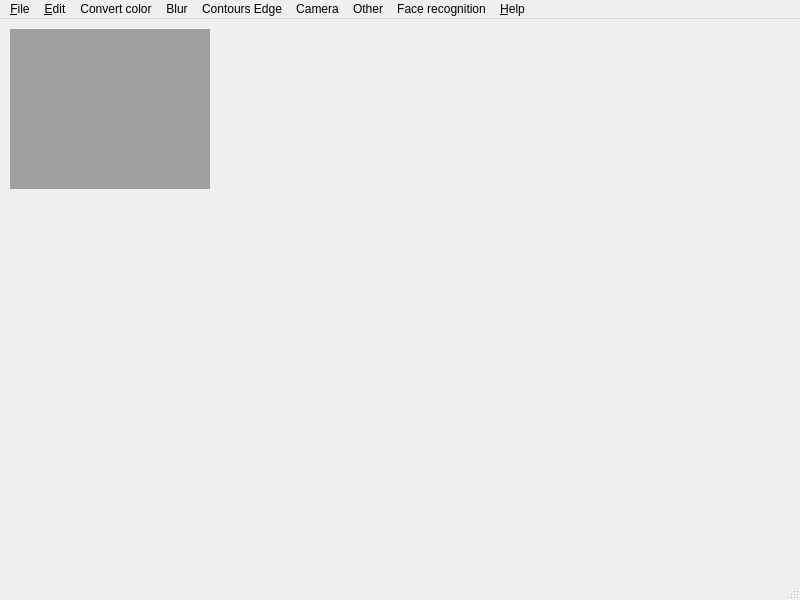
<?xml version="1.0" encoding="UTF-8"?>
<ui version="4.0">
 <class>MainWindow</class>
 <widget class="QMainWindow" name="MainWindow">
  <property name="geometry">
   <rect>
    <x>0</x>
    <y>0</y>
    <width>800</width>
    <height>600</height>
   </rect>
  </property>
  <property name="windowTitle">
   <string>Processing</string>
  </property>
  <widget class="QWidget" name="centralwidget">
   <widget class="QMdiArea" name="mdiArea">
    <property name="geometry">
     <rect>
      <x>10</x>
      <y>10</y>
      <width>200</width>
      <height>160</height>
     </rect>
    </property>
   </widget>
  </widget>
  <widget class="QMenuBar" name="menubar">
   <property name="geometry">
    <rect>
     <x>0</x>
     <y>0</y>
     <width>800</width>
     <height>21</height>
    </rect>
   </property>
   <widget class="QMenu" name="menuFile">
    <property name="title">
     <string>&amp;File</string>
    </property>
    <addaction name="actionOpen"/>
    <addaction name="separator"/>
    <addaction name="actionSave"/>
    <addaction name="actionSaveAs"/>
    <addaction name="separator"/>
    <addaction name="actionExit"/>
   </widget>
   <widget class="QMenu" name="menuHelp">
    <property name="title">
     <string>&amp;Help</string>
    </property>
    <addaction name="actionAbout"/>
   </widget>
   <widget class="QMenu" name="menuConvertColor">
    <property name="title">
     <string>Convert color</string>
    </property>
    <addaction name="actionColorReduction"/>
    <addaction name="actionGBRToGray"/>
    <addaction name="actionGBRToHSV"/>
    <addaction name="actionLinearTransform"/>
   </widget>
   <widget class="QMenu" name="menu_Edit">
    <property name="title">
     <string>&amp;Edit</string>
    </property>
    <addaction name="actionUndo"/>
    <addaction name="actionRedo"/>
   </widget>
   <widget class="QMenu" name="menuCamera">
    <property name="title">
     <string>Camera</string>
    </property>
    <addaction name="actionMonitor"/>
    <addaction name="actionPhotograph"/>
   </widget>
   <widget class="QMenu" name="menuFaceRecognition">
    <property name="title">
     <string>Face recognition</string>
    </property>
    <addaction name="actionPreprocess"/>
   </widget>
   <widget class="QMenu" name="menuOther">
    <property name="title">
     <string>Other</string>
    </property>
    <addaction name="actionMakeBorder"/>
    <addaction name="separator"/>
    <addaction name="actionCartoon"/>
   </widget>
   <widget class="QMenu" name="menuContoursEdge">
    <property name="title">
     <string>Contours Edge</string>
    </property>
    <addaction name="actionFindContours"/>
    <addaction name="actionSobel"/>
    <addaction name="actionScharr"/>
    <addaction name="actionLaplacian"/>
    <addaction name="actionCanny"/>
    <addaction name="actionDifference"/>
    <addaction name="actionRoberts"/>
    <addaction name="actionPrewitt"/>
    <addaction name="actionLoG"/>
   </widget>
   <widget class="QMenu" name="menuBlur">
    <property name="title">
     <string>Blur</string>
    </property>
    <addaction name="actionAverage"/>
    <addaction name="actionGaussian"/>
    <addaction name="actionMedian"/>
    <addaction name="actionBilateral"/>
   </widget>
   <addaction name="menuFile"/>
   <addaction name="menu_Edit"/>
   <addaction name="menuConvertColor"/>
   <addaction name="menuBlur"/>
   <addaction name="menuContoursEdge"/>
   <addaction name="menuCamera"/>
   <addaction name="menuOther"/>
   <addaction name="menuFaceRecognition"/>
   <addaction name="menuHelp"/>
  </widget>
  <widget class="QStatusBar" name="statusbar"/>
  <action name="actionOpen">
   <property name="text">
    <string>&amp;Open...</string>
   </property>
  </action>
  <action name="actionExit">
   <property name="text">
    <string>E&amp;xit</string>
   </property>
  </action>
  <action name="actionAbout">
   <property name="text">
    <string>&amp;About</string>
   </property>
  </action>
  <action name="actionColorReduction">
   <property name="text">
    <string>Color reduction</string>
   </property>
  </action>
  <action name="actionGBRToGray">
   <property name="text">
    <string>GBR to gray</string>
   </property>
  </action>
  <action name="actionGBRToHSV">
   <property name="text">
    <string>GBR to HSV</string>
   </property>
  </action>
  <action name="actionUndo">
   <property name="text">
    <string>&amp;Undo</string>
   </property>
  </action>
  <action name="actionRedo">
   <property name="text">
    <string>&amp;Redo</string>
   </property>
  </action>
  <action name="actionSave">
   <property name="text">
    <string>&amp;Save</string>
   </property>
  </action>
  <action name="actionSaveAs">
   <property name="text">
    <string>Save &amp;as...</string>
   </property>
  </action>
  <action name="actionPhotograph">
   <property name="text">
    <string>Photograph</string>
   </property>
  </action>
  <action name="actionMonitor">
   <property name="text">
    <string>Monitor</string>
   </property>
  </action>
  <action name="actionPreprocess">
   <property name="text">
    <string>Preprocess</string>
   </property>
  </action>
  <action name="actionMakeBorder">
   <property name="text">
    <string>Make Border</string>
   </property>
  </action>
  <action name="actionCartoon">
   <property name="text">
    <string>Cartoon</string>
   </property>
  </action>
  <action name="actionFindContours">
   <property name="text">
    <string>Find contours</string>
   </property>
  </action>
  <action name="actionAverage">
   <property name="text">
    <string>Average</string>
   </property>
  </action>
  <action name="actionGaussian">
   <property name="text">
    <string>Gaussian</string>
   </property>
  </action>
  <action name="actionMedian">
   <property name="text">
    <string>Median</string>
   </property>
  </action>
  <action name="actionBilateral">
   <property name="text">
    <string>Bilateral</string>
   </property>
  </action>
  <action name="actionSobel">
   <property name="text">
    <string>Sobel</string>
   </property>
  </action>
  <action name="actionScharr">
   <property name="text">
    <string>Scharr</string>
   </property>
  </action>
  <action name="actionLaplacian">
   <property name="text">
    <string>Laplacian</string>
   </property>
  </action>
  <action name="actionCanny">
   <property name="text">
    <string>Canny</string>
   </property>
  </action>
  <action name="actionDifference">
   <property name="text">
    <string>Difference</string>
   </property>
  </action>
  <action name="actionRoberts">
   <property name="text">
    <string>Roberts</string>
   </property>
  </action>
  <action name="actionPrewitt">
   <property name="text">
    <string>Prewitt</string>
   </property>
  </action>
  <action name="actionLoG">
   <property name="text">
    <string>LoG</string>
   </property>
  </action>
  <action name="actionLinearTransform">
   <property name="text">
    <string>Linear Transform</string>
   </property>
  </action>
 </widget>
 <resources/>
 <connections/>
</ui>
